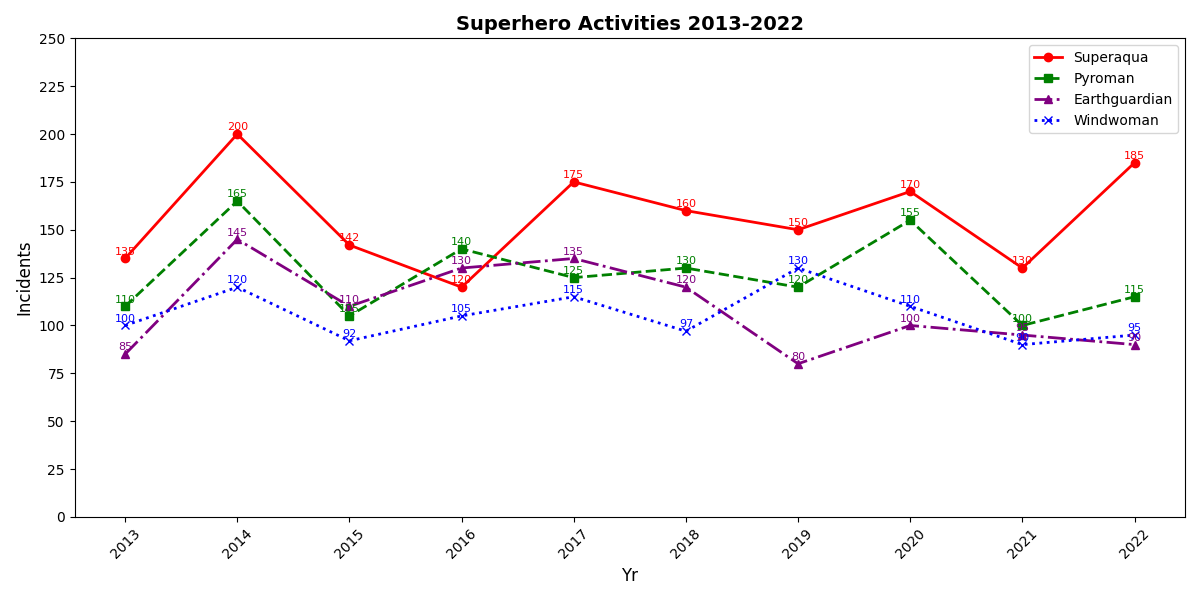

This chart was generated by the following Python code:
import matplotlib.pyplot as plt
import numpy as np

years = np.array(list(range(2013, 2023)))

superaqua = np.array([135, 200, 142, 120, 175, 160, 150, 170, 130, 185])
pyroman = np.array([110, 165, 105, 140, 125, 130, 120, 155, 100, 115])
earthguardian = np.array([85, 145, 110, 130, 135, 120, 80, 100, 95, 90])
windwoman = np.array([100, 120, 92, 105, 115, 97, 130, 110, 90, 95])

plt.figure(figsize=(12, 6))

plt.plot(years, superaqua, marker='o', linestyle='-', color='red', linewidth=2, label='Superaqua')
plt.plot(years, pyroman, marker='s', linestyle='--', color='green', linewidth=2, label='Pyroman')
plt.plot(years, earthguardian, marker='^', linestyle='-.', color='purple', linewidth=2, label='Earthguardian')
plt.plot(years, windwoman, marker='x', linestyle=':', color='blue', linewidth=2, label='Windwoman')

for (x, y) in zip(years, superaqua):
    plt.text(x, y + 2, f'{y}', color='red', fontsize=8, ha='center')

for (x, y) in zip(years, pyroman):
    plt.text(x, y + 2, f'{y}', color='green', fontsize=8, ha='center')

for (x, y) in zip(years, earthguardian):
    plt.text(x, y + 2, f'{y}', color='purple', fontsize=8, ha='center')

for (x, y) in zip(years, windwoman):
    plt.text(x, y + 2, f'{y}', color='blue', fontsize=8, ha='center')

plt.title('Superhero Activities 2013-2022', fontsize=14, fontweight='bold', ha='center')
plt.xlabel('Yr', fontsize=12)
plt.ylabel('Incidents', fontsize=12)

plt.xticks(years, rotation=45)
plt.yticks(range(0, 251, 25))

plt.legend()
plt.tight_layout()
plt.show()
